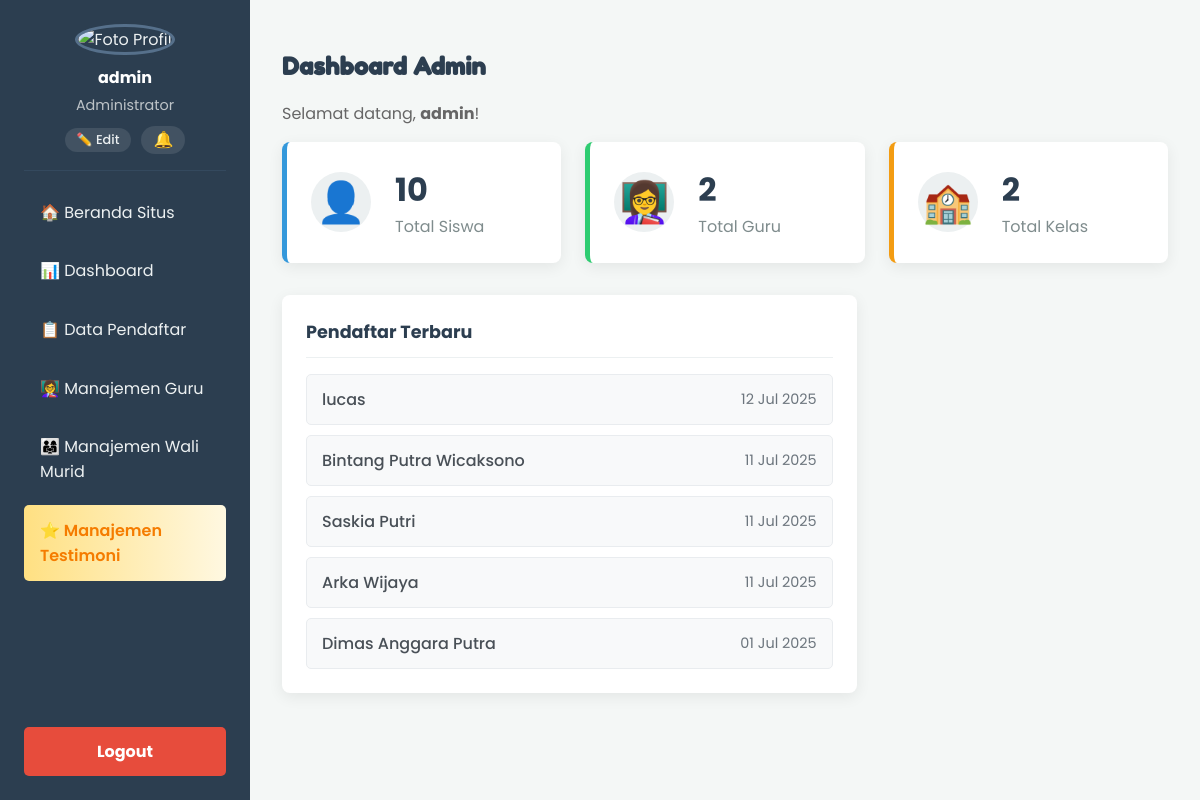
Screenshot of /admin/dashboard.php (signed in) with the database file from the repository.
### tables this page shows
CREATE TABLE `calon_siswa` (
  `id` int(11) NOT NULL,
  `nama_lengkap` varchar(100) NOT NULL,
  `nama_panggilan` varchar(50) DEFAULT NULL,
  `tempat_lahir` varchar(50) NOT NULL,
  `tanggal_lahir` date NOT NULL,
  `jenis_kelamin` enum('Laki-laki','Perempuan') NOT NULL,
  `nama_orang_tua` varchar(100) NOT NULL,
  `nomor_telepon` varchar(15) NOT NULL,
  `alamat` text NOT NULL,
  `status_pendaftaran` enum('pending','diterima','ditolak') NOT NULL DEFAULT 'pending',
  `id_kelas` int(11) DEFAULT NULL,
  `tanggal_pendaftaran` timestamp NOT NULL DEFAULT current_timestamp()
);

### admin/dashboard.php (the view)
<?php
include 'template_header.php';
require_once '../config.php';
$total_siswa = $conn->query("SELECT count(*) as total FROM calon_siswa")->fetch_assoc()['total'];
$total_guru = $conn->query("SELECT count(*) as total FROM guru")->fetch_assoc()['total'];
$total_kelas = $conn->query("SELECT count(*) as total FROM kelas")->fetch_assoc()['total'];
$result_pendaftar = $conn->query("SELECT nama_lengkap, tanggal_pendaftaran FROM calon_siswa ORDER BY tanggal_pendaftaran DESC LIMIT 5");
?>
<div class="admin-content-header">
    <h2>Dashboard Admin</h2>
    <p>Selamat datang, <strong><?php echo htmlspecialchars($_SESSION['admin_username']); ?></strong>!</p>
</div>
<div class="admin-content-body">
    <div class="dashboard-widgets">
        <div class="widget-card">
            <div class="widget-icon">👤</div>
            <div class="widget-data">
                <div class="widget-value"><?php echo $total_siswa; ?></div>
                <div class="widget-title">Total Siswa</div>
            </div>
        </div>
        <div class="widget-card">
            <div class="widget-icon">👩‍🏫</div>
            <div class="widget-data">
                <div class="widget-value"><?php echo $total_guru; ?></div>
                <div class="widget-title">Total Guru</div>
            </div>
        </div>
        <div class="widget-card">
            <div class="widget-icon">🏫</div>
            <div class="widget-data">
                <div class="widget-value"><?php echo $total_kelas; ?></div>
                <div class="widget-title">Total Kelas</div>
            </div>
        </div>
    </div>
    <div class="dashboard-layout">
        <div class="dashboard-main-column">
            <div class="dashboard-panel">
                <h4>Pendaftar Terbaru</h4>
                <div class="dashboard-list">
                    <?php
                    if ($result_pendaftar->num_rows > 0) {
                        while($pendaftar = $result_pendaftar->fetch_assoc()){
                            echo '<div class="list-item">
                                    <div class="item-title">' . htmlspecialchars($pendaftar['nama_lengkap']) . '</div>
                                    <span class="item-date">' . date('d M Y', strtotime($pendaftar['tanggal_pendaftaran'])) . '</span>
                                  </div>';
                        }
                    } else {
                        echo '<div class="list-item-empty">Belum ada pendaftar baru.</div>';
                    }
                    ?>
                </div>
            </div>
        </div>
        <div class="dashboard-side-column">
            </div>
    </div>
</div>
<?php
include 'template_footer.php';
?>

### css/admin.css (style rules this page uses)
body { font-family: 'Poppins', sans-serif; margin: 0; background-color: #f4f7f6; color: #333; }
.admin-content-header h2 { font-family: 'Fredoka One', cursive; text-align: left; color: #2c3e50; }
.admin-content-header p { color: #666; margin-top: 0; }
.admin-content-body h4 { font-size:1.2rem;color:#34495e;margin-top:0;margin-bottom:1.5rem }
.dashboard-widgets { display:grid;grid-template-columns:repeat(auto-fit,minmax(250px,1fr));gap:1.5rem }
.widget-card { background-color:#fff;border-radius:8px;padding:1.5rem;display:flex;align-items:center;gap:1.5rem;box-shadow:0 4px 15px rgba(0,0,0,.07);border-left:5px solid #3498db }
.widget-card:nth-child(2) { border-left-color:#2ecc71 }
.widget-card:nth-child(3) { border-left-color:#f39c12 }
.widget-icon { font-size:2.5rem;background-color:#ecf0f1;width:60px;height:60px;display:flex;align-items:center;justify-content:center;border-radius:50% }
.widget-data .widget-value { font-size:2rem;font-weight:700;color:#2c3e50 }
.widget-data .widget-title { font-size:1rem;color:#7f8c8d }
.dashboard-list { display: flex; flex-direction: column; gap: 10px; }
.list-item { display: flex; justify-content: space-between; align-items: center; padding: 12px 15px; background-color: #f8f9fa; border: 1px solid #e9ecef; border-radius: 5px; }
.item-title { font-weight: 500; color: #495057; }
.item-date { font-size: 0.9rem; color: #6c757d; }
.dashboard-layout { margin-top: 2rem; display: grid; grid-template-columns: 2fr 1fr; gap: 1.5rem; }
.dashboard-panel { background-color: #fff; padding: 1.5rem; border-radius: 8px; box-shadow: 0 4px 15px rgba(0,0,0,0.07); margin-bottom: 1.5rem; }
.dashboard-panel h4 { margin-top: 0; margin-bottom: 1rem; padding-bottom: 0.75rem; border-bottom: 1px solid #ecf0f1; color: #2c3e50; font-size: 1.1rem; }

### rows the page displays
calon_siswa: nama_lengkap "lucas", tanggal_pendaftaran "12 Jul 2025"
calon_siswa: nama_lengkap "Bintang Putra Wicaksono", tanggal_pendaftaran "11 Jul 2025"
calon_siswa: nama_lengkap "Saskia Putri", tanggal_pendaftaran "11 Jul 2025"
calon_siswa: nama_lengkap "Arka Wijaya", tanggal_pendaftaran "11 Jul 2025"
calon_siswa: nama_lengkap "Dimas Anggara Putra", tanggal_pendaftaran "01 Jul 2025"

### other values shown
$_SESSION['admin_username'] "admin"
$total_siswa "10"
$total_guru "2"
$total_kelas "2"
